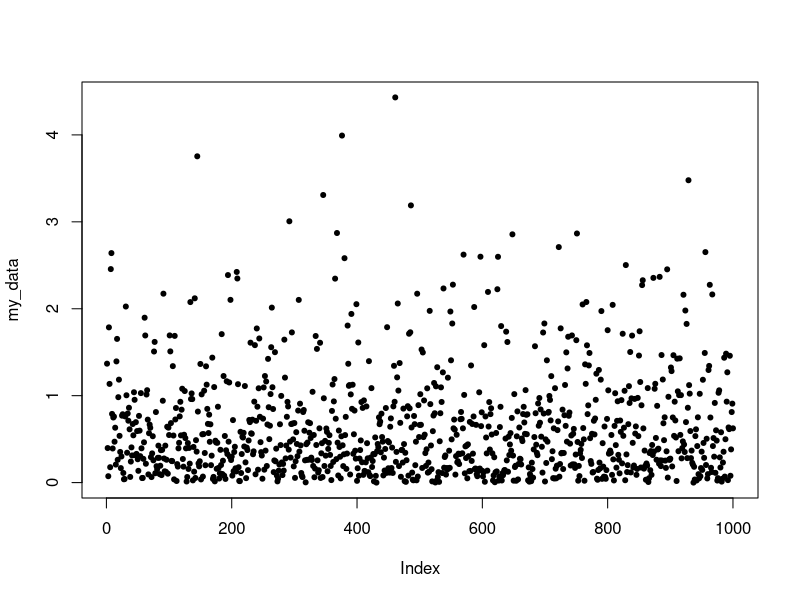
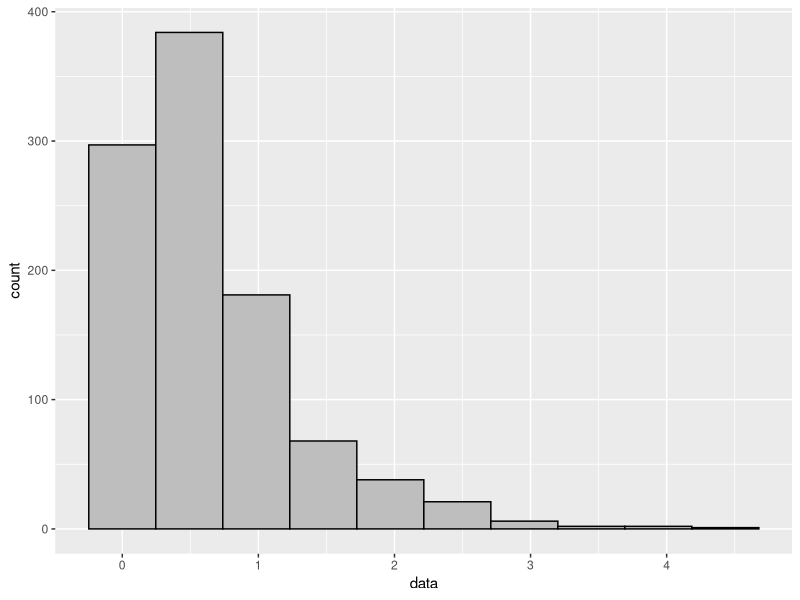
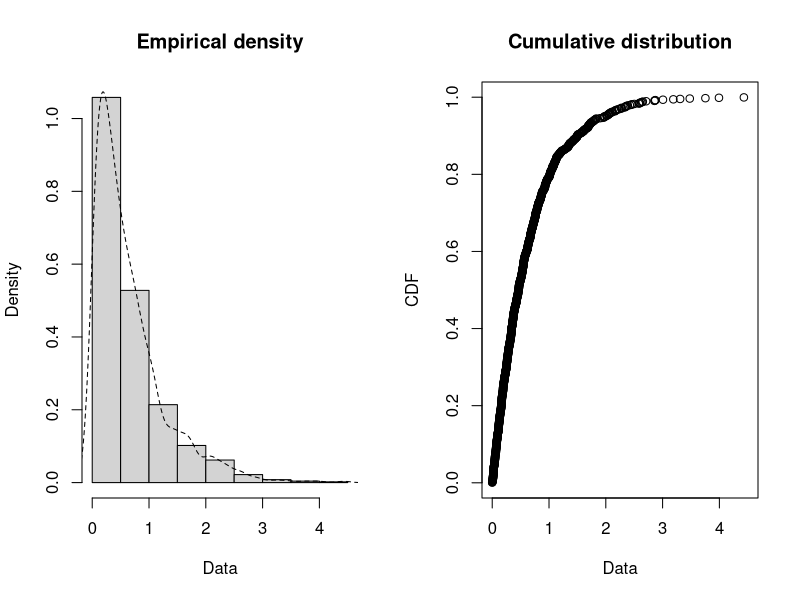
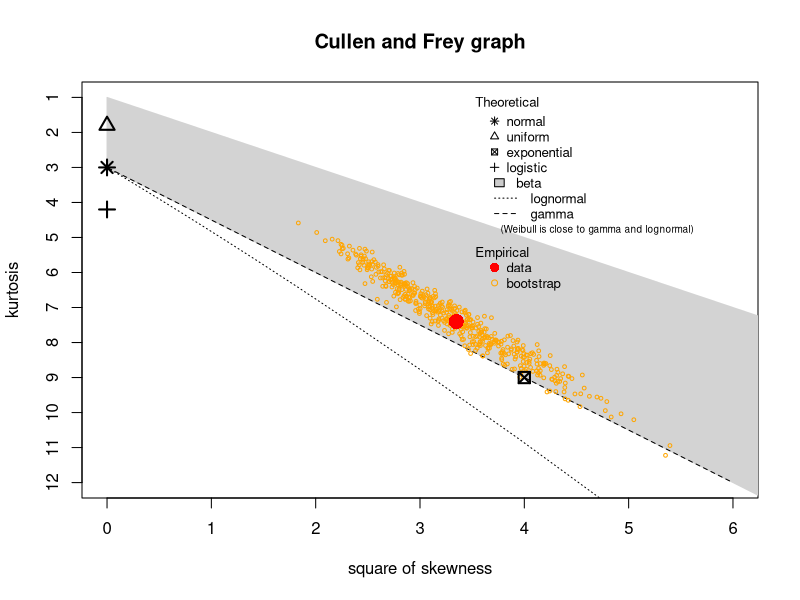

R code for these plots, in order: (Note: this script raises an error after producing the figures.)
library(fitdistrplus)
library(ggplot2)

# Read in the data
df <- read.csv("fitting_task_1.csv", sep=",", header=TRUE)
#df <- read.csv("fitting_task_2.csv", sep=",", header=TRUE)

# Convert dataframe column to a vector
my_data <- df$data

# Create a scatter plot of the data
plot(my_data, pch=20)

# Create a histogram of the data
df = data.frame("data" = my_data)
ggplot(data=df) +
  geom_histogram(mapping=aes(x=data),bins=10,
                 col="black",
                 fill="grey")

# Plot empirical density and cumulative distribution
plotdist(my_data, histo = TRUE, demp = TRUE)

# Create a Cullen and Frey graph
descdist(my_data, discrete=FALSE, boot=500)

# Fit specific distributions
# Note: you will need to change the distribution names
# Name options: "norm", "lnorm", "pois", "exp", "gamma", "nbinom", "geom", "beta", "unif"
dists <- c("exp", "beta", "lnorm")
fit <- list()
for (i in 1:length(dists)){
  fit[[i]]  <- fitdist(my_data, dists[i])
}

for (i in 1:length(dists)){
  print(summary(fit[[i]]))
}

#Plot the fitting results
#par(mfrow=c(2,2))
plot.legend <- dists
denscomp(fit, legendtext = plot.legend)
cdfcomp (fit, legendtext = plot.legend)
qqcomp  (fit, legendtext = plot.legend)
ppcomp  (fit, legendtext = plot.legend)

# Goodness of fit statistics
# Don't forget to match your fitnames argument to your named distributions above
f <- gofstat(fit, fitnames=c("exp", "beta", "lnorm"))
f

#Estimating uncertainty in the parameters
for (i in 1:length(fit)){
  ests <- bootdist(fit[[i]], niter = 1e3)
  print(paste0("****",dists[i],"****"))
  print(summary(ests))
}
